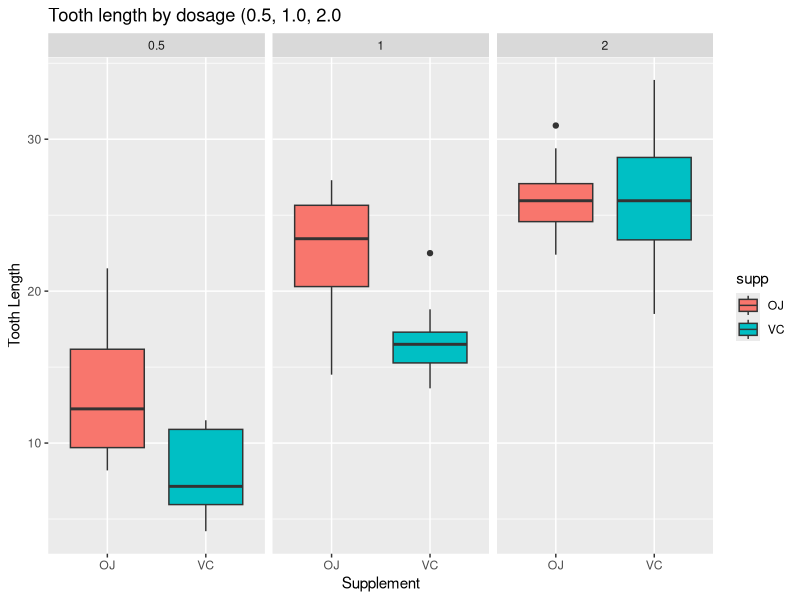

Write R code to recreate this figure. (Note: this script raises an error after producing the figure.)
## ---- chunk 1
knitr::opts_chunk$set(echo = TRUE)
require('knitr', quietly=TRUE)
## ---- chunk 2
getwd()
library(knitr)
library(markdown)
library(rmarkdown)
library(plyr)
library(stats)
library(ggplot2)
## ---- chunk 3
library(datasets)
data(ToothGrowth)
str(ToothGrowth)
head(ToothGrowth)
## ---- chunk 4
g <- ggplot(ToothGrowth, aes(x=supp,y=len, fill=supp))
g <- g + geom_boxplot()+facet_wrap(~dose)
g <- g + xlab('Supplement')+ylab('Tooth Length')
g <- g + ggtitle("Tooth length by dosage (0.5, 1.0, 2.0")
g
## ---- chunk 5
aggregate(ToothGrowth$len, by=list('Dose'=ToothGrowth$dose,'Supp'=ToothGrowth$supp), FUN = mean)
## ---- chunk 6
summary(ToothGrowth)
table(ToothGrowth$dose, ToothGrowth$supp)  ## table view of data
## ---- chunk 7
ToothGrowth$dose <- as.factor(ToothGrowth$dose)
summary(ToothGrowth$dose)
## ---- chunk 8
t.test(len~dose, paired=F, var.equal=F, data=subset(ToothGrowth, dose %in% c(0.5,2)))
## ---- chunk 9
t.test(len~supp, paired=F, var.equal=F, data=ToothGrowth)
## ---- chunk 10
t.test(len ~ supp, paired=F, var.equal=F, data=subset(ToothGrowth, dose == 0.5))
## ---- chunk 11
t.test(len ~ supp, paired=F, var.equal=F, data=subset(ToothGrowth, dose == 1.0))
## ---- chunk 12
t.test(len ~ supp, paired=F, var.equal=F, data=subset(ToothGrowth, dose == 2.0))
